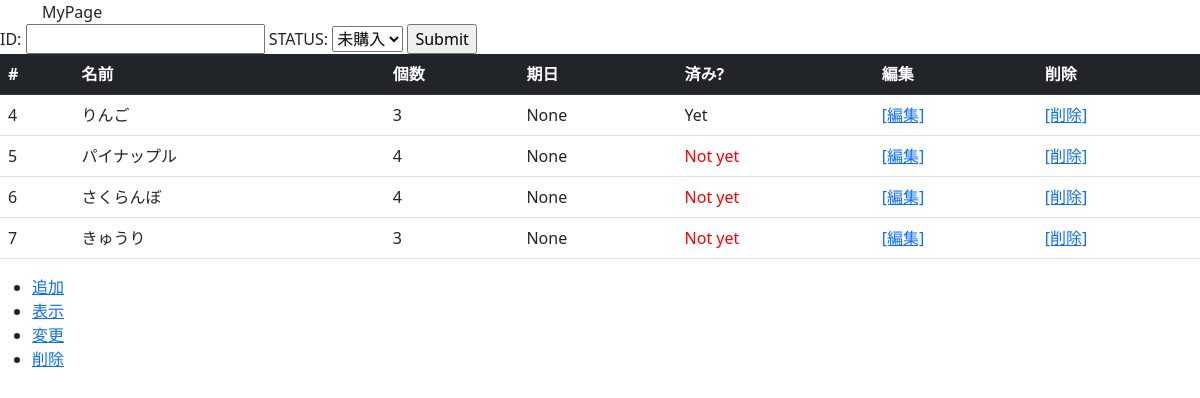
Screenshot of /shoppinglist/list/ with the database file from the repository.
### shoppinglist/models.py (models this page shows, shortened)
class Item(models.Model):
    name = models.CharField(max_length=100)
    item_url = models.URLField(blank=True,null=True)
    count = models.PositiveIntegerField(default=0)
    buy_date = models.DateField(blank=True,null=True)
    shop = models.ForeignKey(Shop,blank=True,null=True,
        verbose_name='shop', on_delete=models.PROTECT)
    buy = models.BooleanField(default=False)

### shoppinglist/views.py (the view, shortened to what this page needs)
# urls.py: path('list/', ItemList.as_view(),name='list'),
class ItemList(ListView):
    model = Item
    def get_context_data(self, **kwargs):
        context = super().get_context_data(**kwargs)
        context['form'] = ItemBuy()
        return context

### shoppinglist/forms.py
class ItemBuy(forms.Form):
    status = (
        (0, '未購入'),
        (1, '購入済')
        )
    item_id = forms.IntegerField(label='ID')
    item_status = forms.ChoiceField(label='STATUS',widget=forms.Select, choices=status)

### shoppinglist/templates/shoppinglist/item_list.html (shortened to what this page needs)
{% extends "base.html" %}
{% block main %}
<form action="{% url 'shoppinglist:list'%}" method="post">
{{ form }}
<input type="submit"/>
</form>
<table class="table">
 <thead class="table-dark">
  <tr>
   <th>#</th>
   <th>名前</th>
   <th>個数</th>
   <th>期日</th>
   <th>済み?</th>
   <th>編集</th>
   <th>削除</th>
  </tr>
 </thead>
 <tbody>
{% for item in object_list %}
 <tr>
   <td scope="row">{{ item.id }}</td>
   <td>{{ item.name }}</td>
   <td>{{ item.count }}</td>
   <td>{{ item.buy_date }}</td>
   <td>{% if item.buy == False %} <font color='red'>Not yet</font> {% endif %}
       {% if item.buy == True %} Yet {% endif %}</td>
    <td><a href="{% url 'shoppinglist:edit' %}">[編集]</a></td>
    <td><a href="{% url 'shoppinglist:delete' %}">[削除]</a></td>
 </tr>
{% endfor %}
</tbody>
</table>
<ul>
<li><a href="{% url 'shoppinglist:add' %}">追加</a></li>
<li><a href="{% url 'shoppinglist:show' %}">表示</a></li>
<li><a href="{% url 'shoppinglist:edit' %}">変更</a></li>
<li><a href="{% url 'shoppinglist:delete' %}">削除</a></li>
</ul>
{% endblock %}

### templates/base.html (shortened to what this page needs)
{% load static %}
<!doctype html>
<html lang="ja">
<head>
    <link rel="stylesheet" href="{% static '/bootstrap/css/bootstrap.min.css' %}">
</head>
<body>
    <div class="container">
    <nav class="nav">
        <div class="navbar-brand">MyPage</div>
    </nav>
    </div>
    {% block main %}{% endblock %}
</body>
</html>

### rows the page displays
Item: id "4", name "りんご", count "3", buy_date "None", buy "Yet"
Item: id "5", name "パイナップル", count "4", buy_date "None", buy "Not yet"
Item: id "6", name "さくらんぼ", count "4", buy_date "None", buy "Not yet"
Item: id "7", name "きゅうり", count "3", buy_date "None", buy "Not yet"
